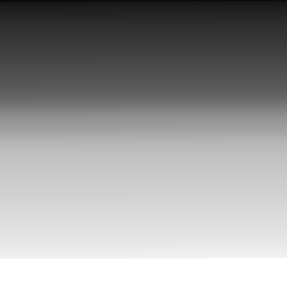
#> input picture TP1/img1_tp.png, 287 x 288 px
$ jupyter execute tp1_resolucion_parte_2.ipynb   (shell and % lines are left out)
#> lines starting #> are read from the running program, lines starting #| are printed output that depends on the picture; after the words box and inside, x2 and y2 are one past the last pixel; in counts of white or black regions, pixels touching at a corner belong together
### TP 1: Visión por Computadora

Alumnos: Fabricio Lopretto (a1616), Santiago José Olaciregui (a1611)

Parte 2:

1. Para las imágenes img1_tp.png y img2_tp.png leerlas con OpenCVen escala de grisas y visualizarlas.

2. Elija el numerode binsque crea conveniente y grafique su histograma, compare los histogramas entre si. Explicar lo que se observa, si tuviera que entrenar un modelo de clasificación/detección de imágenes, considera que puede ser de utilidad tomar como ‘features’ a los histogramas?

3. Para la imagen segmentacion.png analice el histograma de los canales RGB. Segmente algunos de los elementos presentes en la imagen (agua, cielo, tierra) y muestre, aplicando mascaras, las regiones en imágenes separadas.

[cell 1]
import cv2
import numpy as np
import matplotlib.pyplot as plt
import os
import glob

[cell 2]
# Se define la ruta al archivo de datos
ruta_notebook = os.getcwd()
ruta_1 = ruta_notebook + '/img1_tp.png'
ruta_2 = ruta_notebook + '/img2_tp.png'
ruta_3 = ruta_notebook + '/segmentacion.png'

1 - Imagenes en escala de grises:

[cell 3]
rutas = [ruta_1, ruta_2]

for ruta in rutas:
    # Define la ruta a la carpeta con las imagenes
    imagen_gris = cv2.imread(ruta, cv2.IMREAD_GRAYSCALE)
#> imagen_gris is the input picture: shape (288, 287); min 2, max 255, mean 154.8

    # Visualizar la imagen usando Matplotlib
    plt.imshow(imagen_gris, cmap='gray')
    plt.title('Imagen en Escala de Grises')
    plt.axis('off')
    plt.show()

2 - Histogramas:

[cell 4]
for ruta in rutas:
    # Lee la imagen en escala de grises
    imagen_gris = cv2.imread(ruta, cv2.IMREAD_GRAYSCALE)

    # Define diferentes numeros de bins
    bins_list = [16, 32, 64, 128]

    # Crea un panel 2x2 para las figuras
    fig, axes = plt.subplots(2, 2, figsize=(10, 10))

    # Aplana la lista de ejes para un facil acceso
    axes = axes.ravel()

    # Calcula y plotea el histograma para cada numero de bins
    for i, bins in enumerate(bins_list):
        axes[i].hist(imagen_gris.ravel(), bins=bins, range=[0, 256], color='black')
        axes[i].set_title(f'Histograma con {bins} bins')
        axes[i].set_xlim([0, 256])

    # Ajusta el layout para que no haya superposicion
    plt.tight_layout()

    # Muestra la figura
    plt.show()
#> figure, not shown here; panel 1: tallest bar 10545 high, from x = 192 to 208; panel 2: tallest bar 8400 high, from x = 248 to 256; panel 3: tallest bar 8400 high, from x = 252 to 256; panel 4: tallest bar 8400 high, from x = 254 to 256

Observaciones: Resulta una buena opción trabajar con 32 bins para mantener continuidad y suavudad en el dominio.

Análisis: Si bien las imagenes muestran un panorama muy diferentes, sus histogramas de intensidad son idénticos.

Además, un histograma en escala de grises cuenta el número de píxeles que tienen un valor específico de intensidad (de 0 a 255) en la imagen, pero no captura la distribución espacial de esos valores. Es decir, dos imágenes con contenidos visualmente muy diferentes pueden tener distribuciones de intensidad similares, lo que resulta en histogramas idénticos.

Dado que los histogramas pierden información espacial y de contexto, no serían adecuados como única característica para entrenar un modelo de clasificación o detección de imágenes. Sin embargo, podrían ser útiles como una parte de un conjunto más amplio de features.

3 - Segmentación:

[cell 5]
# Lee la imagen en escala de grises
imagen = cv2.imread(ruta_3)
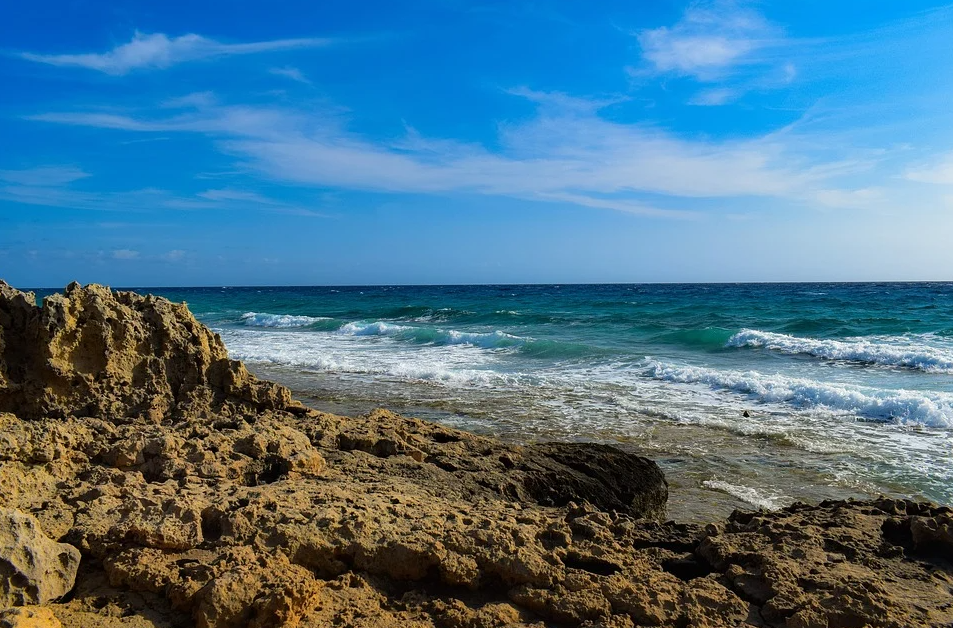
#> input picture TP1/segmentacion.png, 953 x 628 px
#> imagen is the input picture: shape (628, 953, 3); mean B, G, R 139, 116.4, 76.1

# Convierte la imagen de BGR (por defecto en OpenCV) a RGB
imagen_rgb = cv2.cvtColor(imagen, cv2.COLOR_BGR2RGB)

# Visualiza la imagen usando Matplotlib
plt.imshow(imagen_rgb)
plt.title('Imagen original')
plt.axis('off')
plt.show()

[cell 6]
# Separa los canales de color
R, G, B = cv2.split(imagen_rgb)
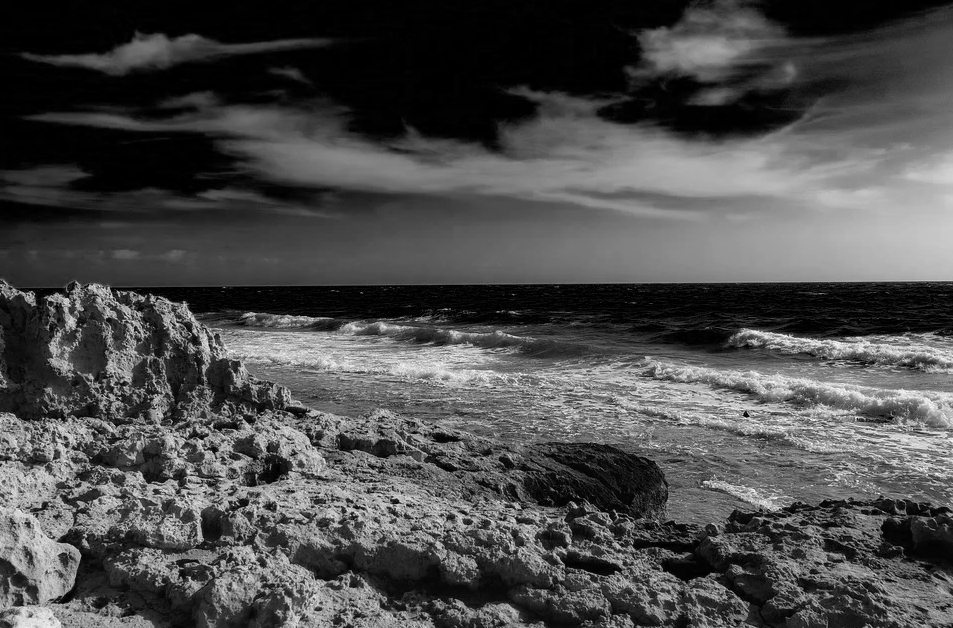
#> R: shape (628, 953); min 0, max 255, mean 76.1
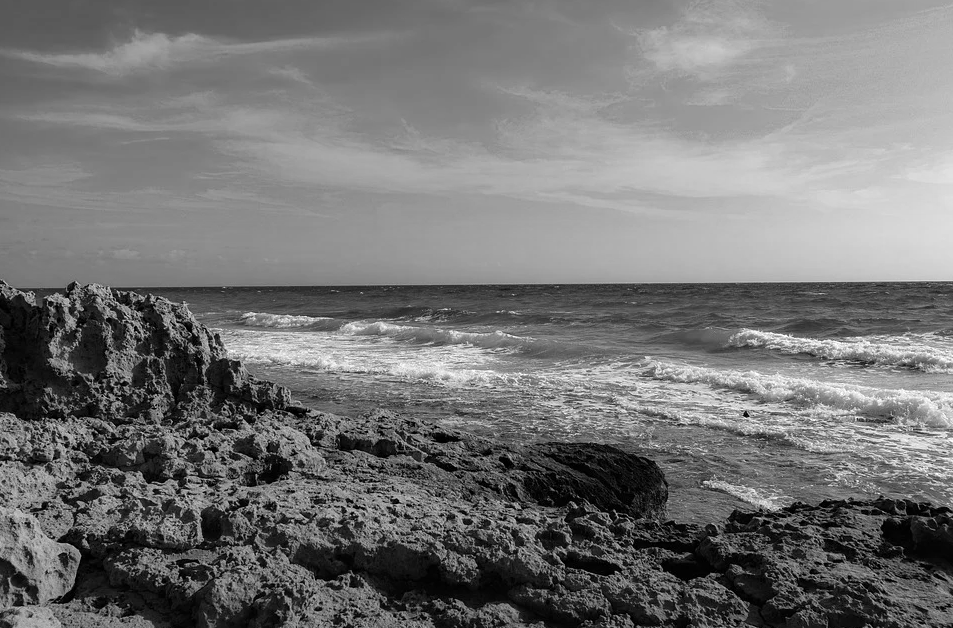
#> G: shape (628, 953); min 0, max 255, mean 116.4
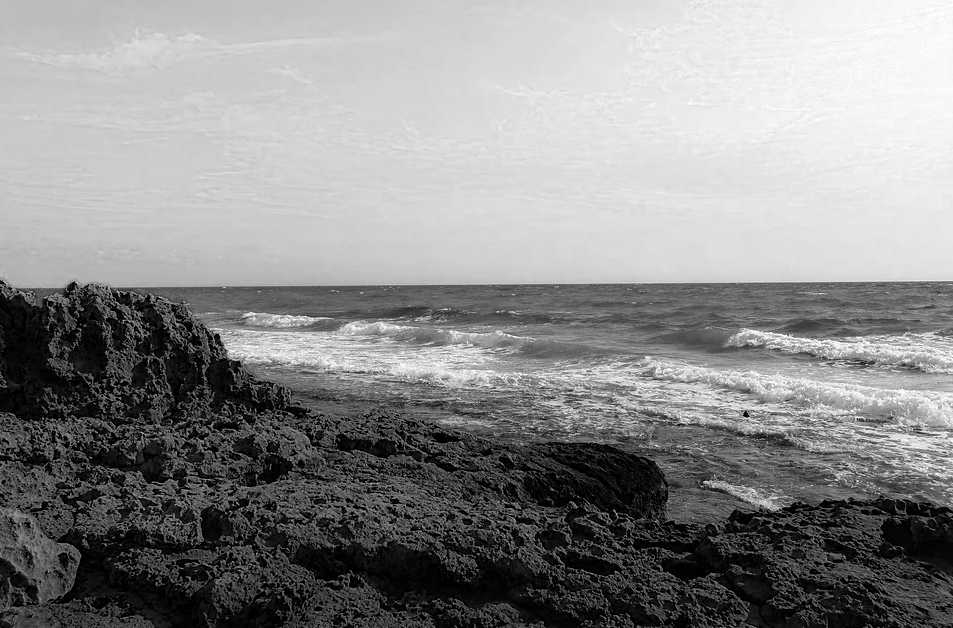
#> B: shape (628, 953); min 0, max 255, mean 139

# Crea un panel de 1x3 para mostrar los histogramas
fig, axes = plt.subplots(1, 3, figsize=(15, 5))

# Colores para cada canal
colors = ['red', 'green', 'blue']
channels = [R, G, B]
titles = ['Histograma del canal Rojo', 'Histograma del canal Verde', 'Histograma del canal Azul']

# Genera y muestra los histogramas
for i, (channel, color, title) in enumerate(zip(channels, colors, titles)):
    axes[i].hist(channel.ravel(), bins=256, range=[0, 256], color=color)
    axes[i].set_title(title)
    axes[i].set_xlim([0, 256])
#> this loop made 3 passes
#> (color, title) on passes 1 to 3: ('red', 'Histograma del canal Rojo'), ('green', 'Histograma del canal Verde'), ('blue', 'Histograma del canal Azul')

# Ajusta el layout para evitar superposiciones
plt.tight_layout()

# Muestra el grafico
plt.show()
#> figure, not shown here; panel 1: tallest bar 37866 high, from x = 0 to 1; panel 2: tallest bar 8300 high, from x = 125 to 126; panel 3: tallest bar 22983 high, from x = 0 to 1

#### Histograma del canal Rojo:

Muestra un pico pronunciado al inicio, cerca de 0 en el eje de intensidad, lo que indica que hay muchos píxeles con valores de rojo de intensidad muy bajas. A medida que se avanza hacia intensidades más altas, la cantidad de píxeles disminuye gradualmente. La imagen parece contener una cantidad significativa de áreas oscuras o sombras con contribución del canal rojo. La distribución sugiere que hay pocos píxeles con intensidades altas de rojo.
Por último, es el canal que presenta en menor rango dinámico.

#### Histograma del canal Verde:

Es más equilibrado en comparación con el canal rojo. Tiene dos picos prominentes: uno alrededor de la intensidad 5-25 y otro más pronunciado alrededor de 120-140. Este último pico es el más alto en comparación con el resto de los canales. En general, el canal verde tiene una contribución más significativa en la imagen, con una amplia gama de intensidades. Esto podría indicar que la imagen tiene muchas áreas verdes o que la luz que ilumina la escena tiene un componente verde fuerte.

#### Histograma del canal Azul:

Muestra un primer pico en el rango de intensidades bajas (cerca de 5-15), seguido de una caída y luego un aumento en intensidades más altas, con otro pico alrededor de 190-210. La presencia de un pico en las intensidades altas sugiere que hay áreas en la imagen con colores azules brillantes o claras, mientras que la menor intensidad indica que también existen áreas oscuras con presencia de azul. Esto podría implicar que la imagen tiene una mezcla de tonos azules oscuros y claros. Al parecer el rango dinámico del canal azul es ligeramente mayor al verde.

[cell 7]
# Convierte la imagen de BGR a HSV
imagen_hsv = cv2.cvtColor(imagen, cv2.COLOR_BGR2HSV)
#> imagen_hsv: shape (628, 953, 3); mean H, S, V 70.1, 153.6, 153.9

# Define los rangos de color para segmentar diferentes elementos

# Rango para el cielo (usualmente azul claro)
lower_sky = np.array([100, 50, 50])
upper_sky = np.array([140, 255, 255])

# Rango para el agua (puede ser similar al cielo pero mas oscuro o con una saturacion diferente)
lower_water = np.array([90, 50, 50])
upper_water = np.array([130, 255, 255])

# Rango para la tierra (usualmente tonos marrones o verdes oscuros)
lower_land = np.array([15, 50, 50])
upper_land = np.array([40, 255, 255])

# Crea mascaras para cada elemento
mask_sky = cv2.inRange(imagen_hsv, lower_sky, upper_sky)
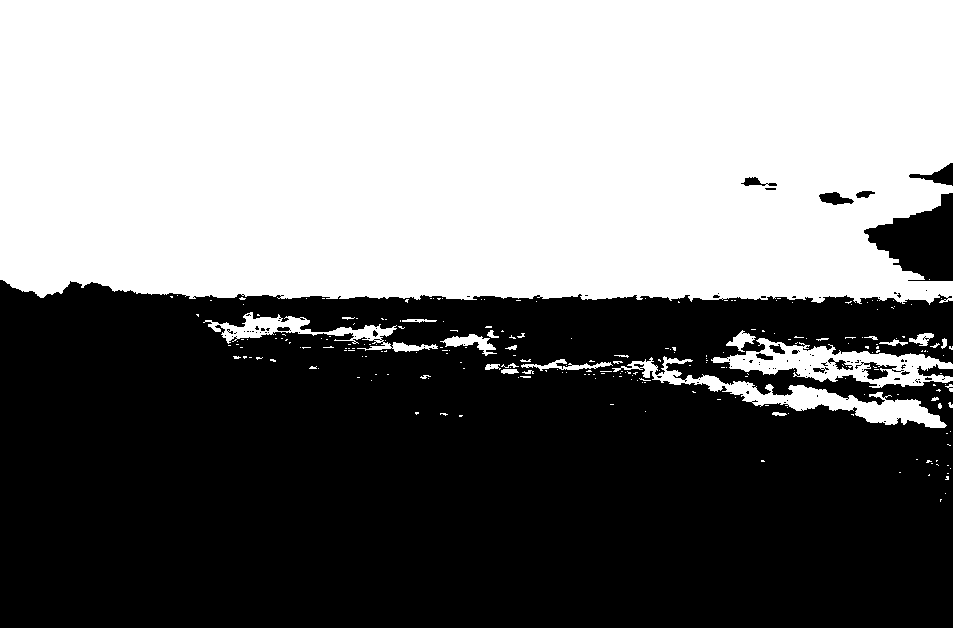
#> mask_sky: shape (628, 953); 48.8% white; 242 white regions (213 under 20 px), largest, box (x1, y1, x2, y2) and area: (0, 0, 953, 305) 277022, (711, 338, 953, 388) 5059, (612, 356, 947, 428) 4855
mask_water = cv2.inRange(imagen_hsv, lower_water, upper_water)
#> mask_water: shape (628, 953); 54.8% white; 136 black regions (114 under 20 px), largest, box (x1, y1, x2, y2) and area: (0, 280, 953, 628) 261693, (864, 193, 953, 281) 4543, (742, 330, 953, 364) 1824
mask_land = cv2.inRange(imagen_hsv, lower_land, upper_land)
#> mask_land: shape (628, 953); 19% white; 868 white regions (799 under 20 px), largest, box (x1, y1, x2, y2) and area: (0, 284, 749, 628) 90935, (673, 497, 953, 628) 11618, (432, 598, 527, 628) 1281

# Aplica las mascaras a la imagen original
sky_segmented = cv2.bitwise_and(imagen, imagen, mask=mask_sky)
water_segmented = cv2.bitwise_and(imagen, imagen, mask=mask_water)
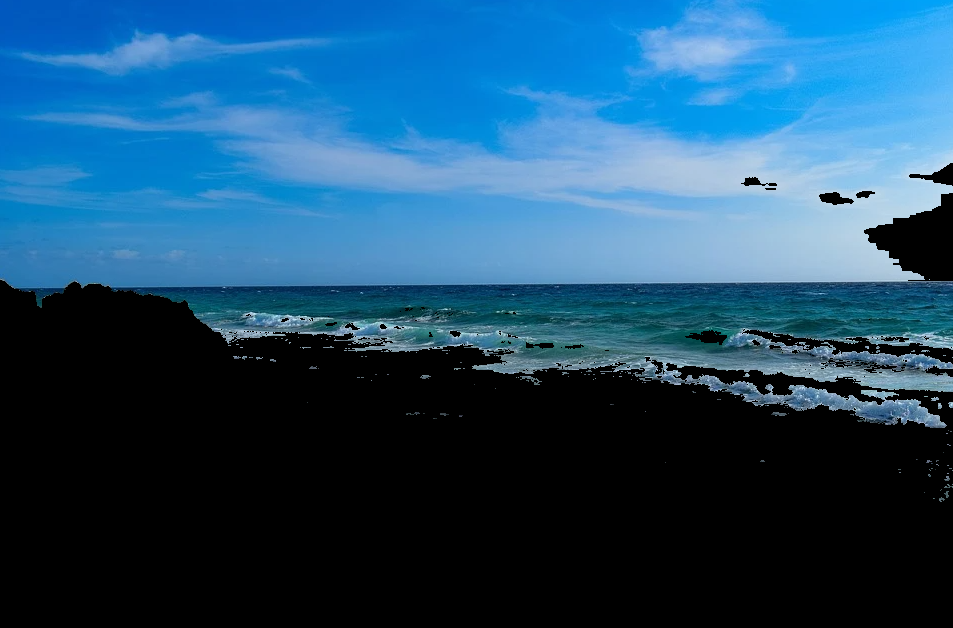
#> water_segmented: shape (628, 953, 3); mean B, G, R 108, 76.8, 31.8
land_segmented = cv2.bitwise_and(imagen, imagen, mask=mask_land)
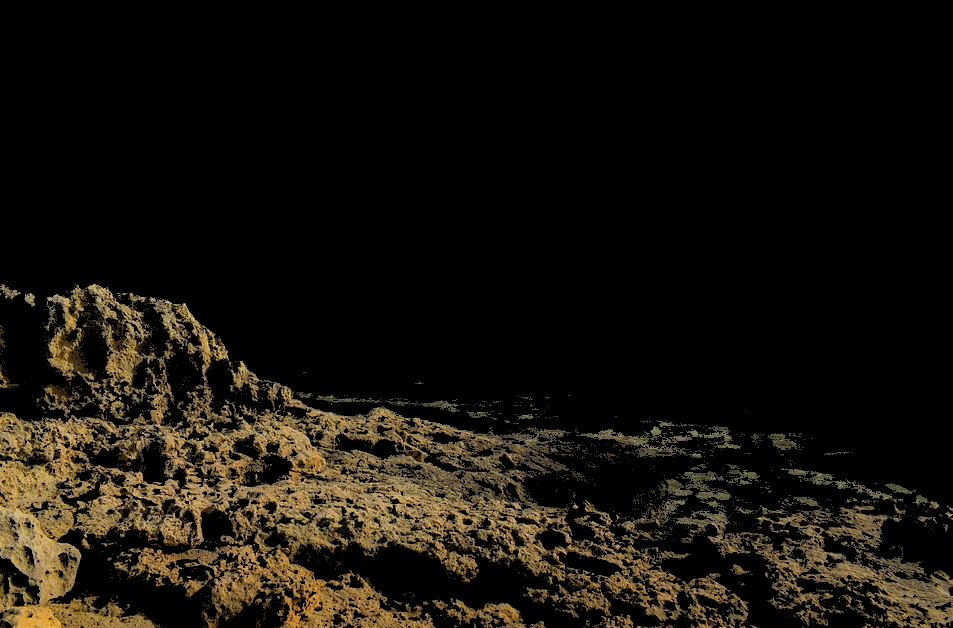
#> land_segmented: shape (628, 953, 3); mean B, G, R 12, 19, 23.1

# Muestra los resultados en un panel 2x2
fig, axes = plt.subplots(2, 2, figsize=(12, 8))

# Muestra la imagen original
axes[0, 0].imshow(cv2.cvtColor(imagen, cv2.COLOR_BGR2RGB))
axes[0, 0].set_title('Imagen Original')
axes[0, 0].axis('off')

# Muestra el segmento del cielo
axes[0, 1].imshow(cv2.cvtColor(sky_segmented, cv2.COLOR_BGR2RGB))
axes[0, 1].set_title('Segmentación del Cielo')
axes[0, 1].axis('off')

# Muestra el segmento del agua
axes[1, 0].imshow(cv2.cvtColor(water_segmented, cv2.COLOR_BGR2RGB))
axes[1, 0].set_title('Segmentación del Agua')
axes[1, 0].axis('off')

# Muestra el segmento de la tierra
axes[1, 1].imshow(cv2.cvtColor(land_segmented, cv2.COLOR_BGR2RGB))
axes[1, 1].set_title('Segmentación de la Tierra')
axes[1, 1].axis('off')

# Ajusta el layout y muestra el panel
plt.tight_layout()
plt.show()
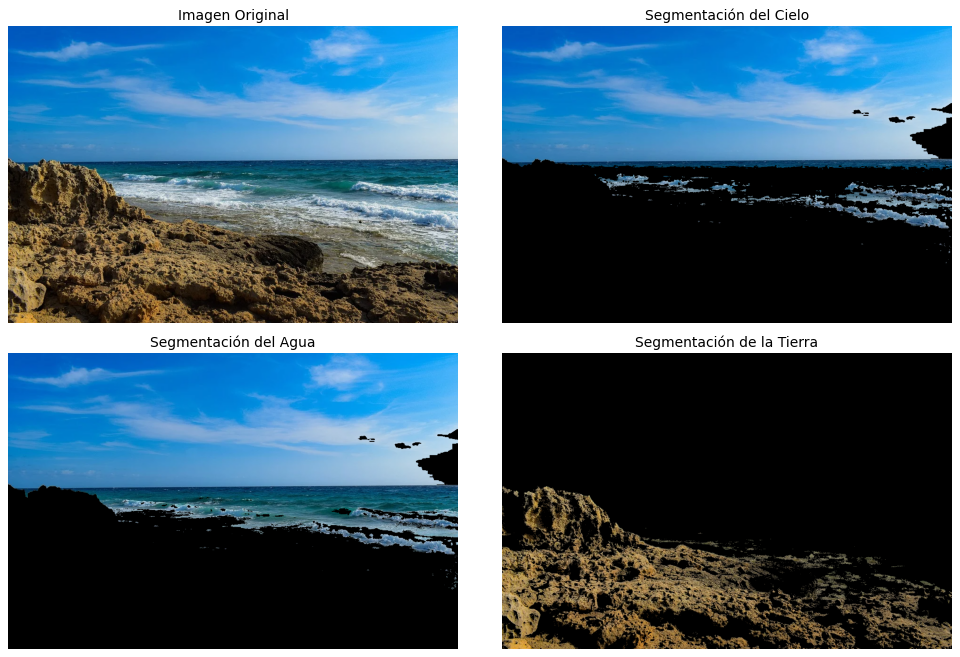
#> figure drawn by matplotlib, 4 panels
